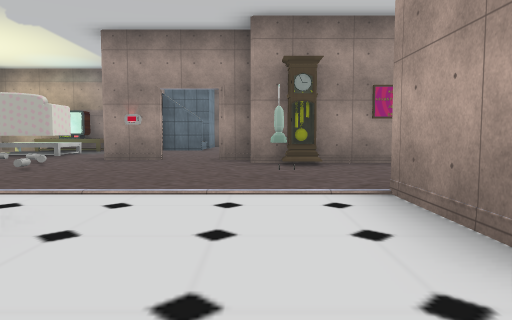
view 1 (above)

21 first-person views from a walk through a Unity game level. The camera is 1.2 m above the floor, tilts 4° down and sees 70° across. Doors are open. The floor is counted in squares, 2 m on a side. Each view is taken from the middle of a square. On the plan, view 1 faces up. The plan holds only what a view shows up to about 10 squares ahead; the rest is blank. The place goes on beyond the plan. Some animated figures are not drawn. Some surface patterns are stand-ins.

view 2
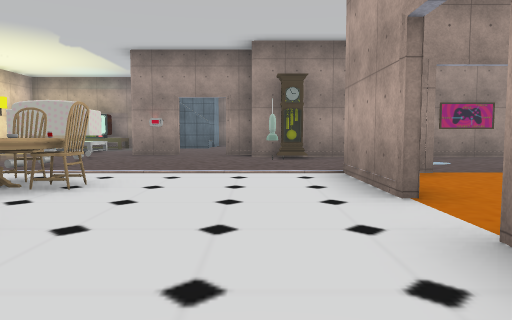

view 3
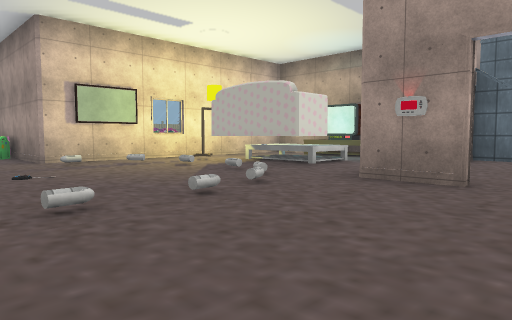

view 4
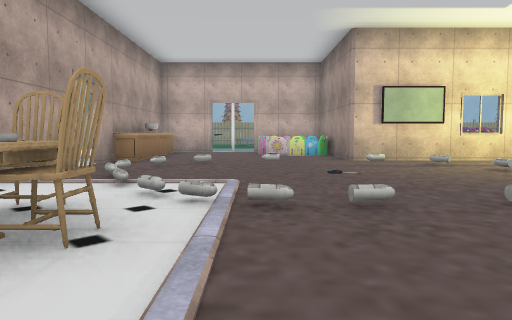

view 5
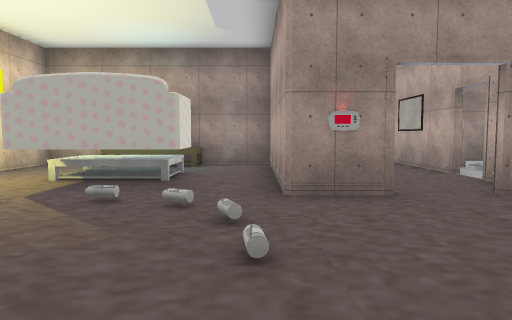

view 6
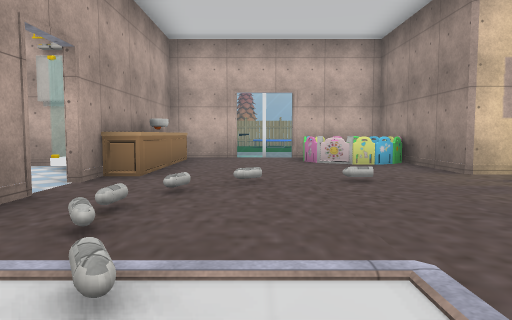

view 7
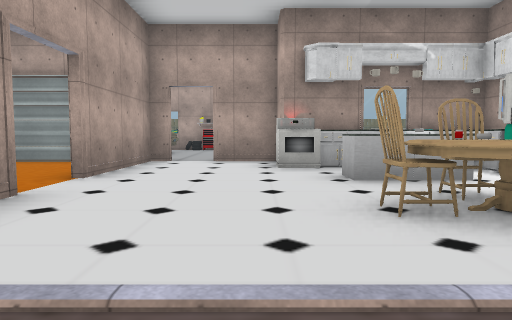

view 8
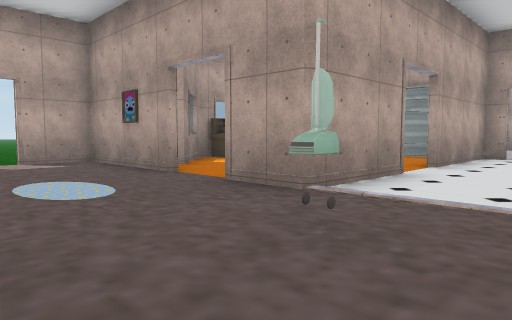

view 9
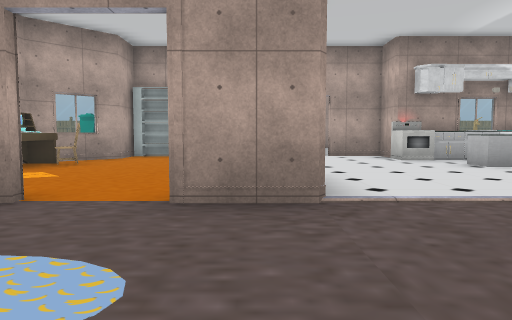

view 10
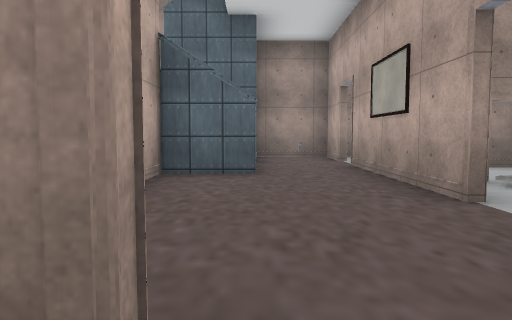

view 11
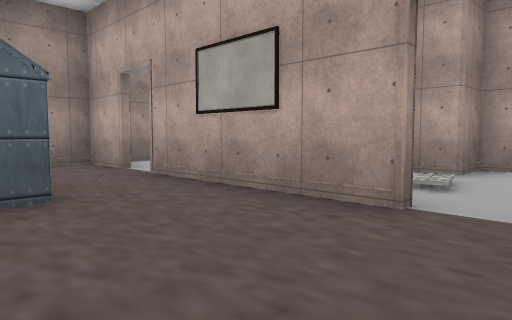

view 12
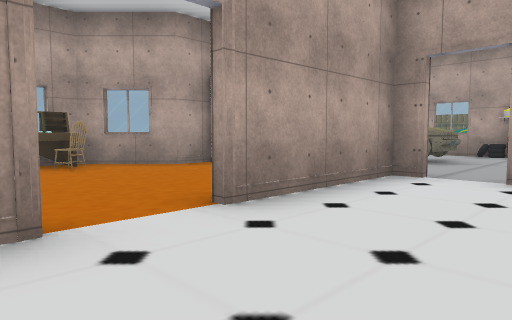

view 13
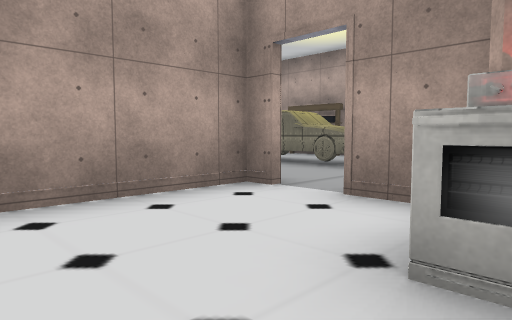

view 14
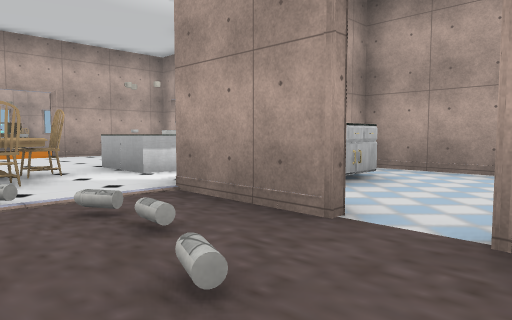

view 15
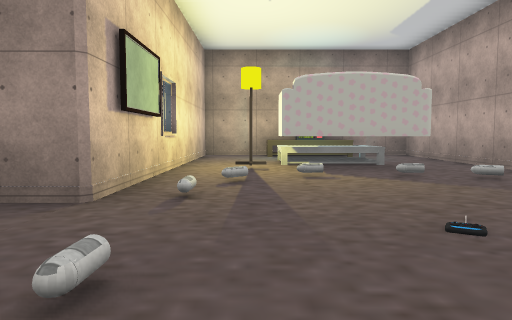

view 16
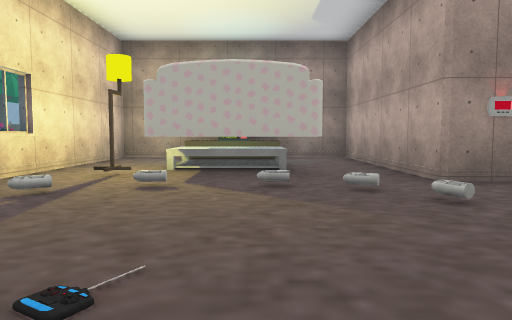

view 17
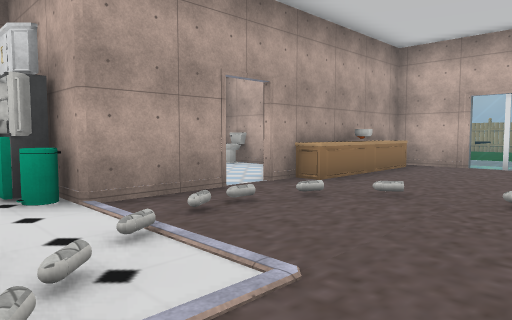

view 18
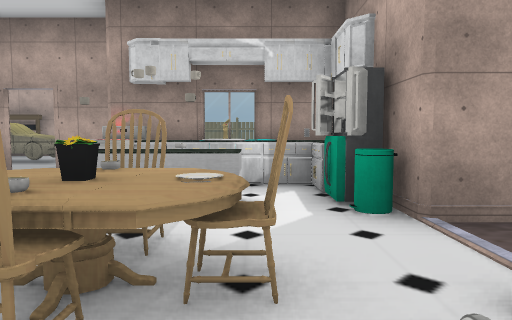

view 19
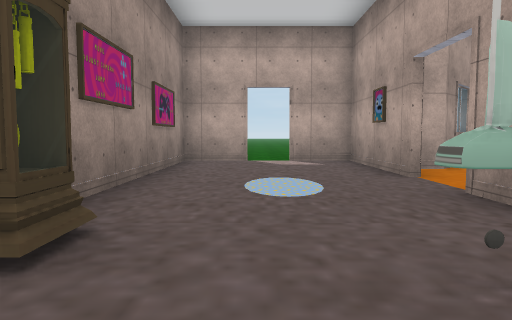

view 20
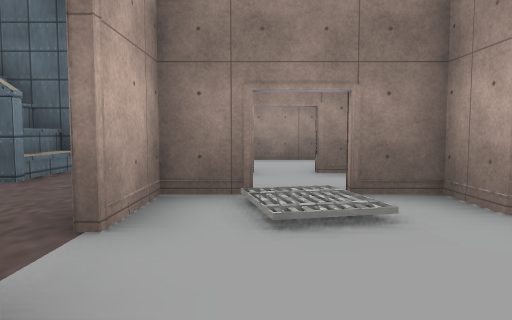

view 21
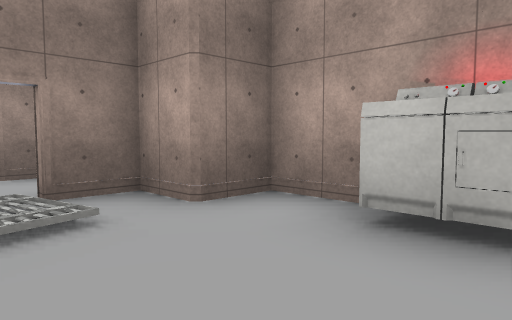

### Floor plan
Key: @ floor where view 1 was taken; # wall or solid block; . floor; / step, stairs or slope; D open door; ^ raised ledge; O other object.
Columns run from 15 left of view 1 to 9 right of it. Each row starts with its distance up from view 1.
 18              #####
 17              #.DD.
 16             ##.DD.
 15             ^^.# ##
 14      ### ####^.# ##
 13      #.OOO.#...####
 12      #.....#...DD.##
 11      #..OO.#...DD..#
 10      #..OOO#...#..OO
  9      #.OOO.#O..#...
  8      #.////....########
  7      #...../....O.....#
  6   ####...../..........DD.
  5  #O......../...DD.....DD.
  4  #.O......./....##DD###
  3 .O..........O...#.DD##
  2 .O.........OOO..#D...#
  1  ##O O#.##.OO....D...O#
  0     OO.DD#OOO..@#D...O#
 -1     #....OO.O...#....#.
 -2     #. ..OOO#O..# ..##
 -3     O  ###   ########
 -4                D.
 -5                ....
 -6                 .OO
 -7                 .OOO
 -8                 ....
 -9                 O#
-10                 O

Where each view was taken, in squares from view 1:
view 1: 0 up, 0 right, facing up
view 2: 2 down, 0 right, facing up
view 3: 4 up, 1 left, facing up-left
view 4: 4 up, 1 left, facing left
view 5: 4 up, 4 left, facing up
view 6: 3 up, 4 left, facing left
view 7: 5 up, 1 left, facing down
view 8: 7 up, 1 left, facing down-right
view 9: 7 up, 2 right, facing down
view 10: 8 up, 2 left, facing up
view 11: 10 up, 3 left, facing up-right
view 12: 2 up, 1 left, facing down-right
view 13: 0 up, 2 left, facing down-right
view 14: 3 up, 9 left, facing down-right
view 15: 3 up, 8 left, facing up
view 16: 4 up, 6 left, facing up
view 17: 5 up, 4 left, facing down-left
view 18: 4 up, 4 left, facing down
view 19: 6 up, 1 left, facing right
view 20: 9 up, 1 right, facing up
view 21: 9 up, 1 right, facing up-right
